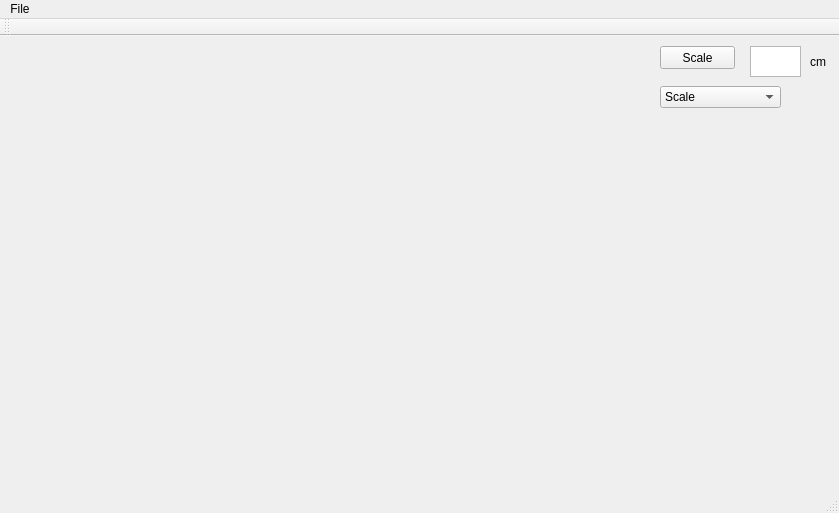
<?xml version="1.0" encoding="UTF-8"?>
<ui version="4.0">
 <class>Painter</class>
 <widget class="QMainWindow" name="Painter">
  <property name="geometry">
   <rect>
    <x>0</x>
    <y>0</y>
    <width>839</width>
    <height>513</height>
   </rect>
  </property>
  <property name="windowTitle">
   <string>Painter</string>
  </property>
  <widget class="QWidget" name="centralWidget">
   <widget class="QComboBox" name="comboBox">
    <property name="geometry">
     <rect>
      <x>660</x>
      <y>50</y>
      <width>121</width>
      <height>22</height>
     </rect>
    </property>
    <item>
     <property name="text">
      <string>Scale</string>
     </property>
    </item>
    <item>
     <property name="text">
      <string>Head - Hip</string>
     </property>
    </item>
    <item>
     <property name="text">
      <string>Hip - Knee</string>
     </property>
    </item>
    <item>
     <property name="text">
      <string>Knee - Ankle</string>
     </property>
    </item>
    <item>
     <property name="text">
      <string>Shoulder - Elbow</string>
     </property>
    </item>
    <item>
     <property name="text">
      <string>Elbow - Wrist</string>
     </property>
    </item>
    <item>
     <property name="text">
      <string>Custom 1</string>
     </property>
    </item>
    <item>
     <property name="text">
      <string>Custom 2</string>
     </property>
    </item>
   </widget>
   <widget class="QPushButton" name="pushButton">
    <property name="geometry">
     <rect>
      <x>660</x>
      <y>10</y>
      <width>75</width>
      <height>23</height>
     </rect>
    </property>
    <property name="text">
     <string>Scale</string>
    </property>
   </widget>
   <widget class="QTextEdit" name="textEdit">
    <property name="geometry">
     <rect>
      <x>750</x>
      <y>10</y>
      <width>51</width>
      <height>31</height>
     </rect>
    </property>
   </widget>
   <widget class="QLabel" name="label">
    <property name="geometry">
     <rect>
      <x>810</x>
      <y>10</y>
      <width>21</width>
      <height>31</height>
     </rect>
    </property>
    <property name="text">
     <string>cm</string>
    </property>
   </widget>
   <widget class="QLabel" name="imgView">
    <property name="geometry">
     <rect>
      <x>10</x>
      <y>10</y>
      <width>640</width>
      <height>360</height>
     </rect>
    </property>
    <property name="text">
     <string/>
    </property>
   </widget>
  </widget>
  <widget class="QMenuBar" name="menuBar">
   <property name="geometry">
    <rect>
     <x>0</x>
     <y>0</y>
     <width>839</width>
     <height>21</height>
    </rect>
   </property>
   <widget class="QMenu" name="menuFile">
    <property name="title">
     <string>File</string>
    </property>
    <addaction name="fileOpen"/>
   </widget>
   <addaction name="menuFile"/>
  </widget>
  <widget class="QToolBar" name="mainToolBar">
   <attribute name="toolBarArea">
    <enum>TopToolBarArea</enum>
   </attribute>
   <attribute name="toolBarBreak">
    <bool>false</bool>
   </attribute>
  </widget>
  <widget class="QStatusBar" name="statusBar"/>
  <action name="actionOtw_rz">
   <property name="text">
    <string>Open</string>
   </property>
  </action>
  <action name="fileOpen">
   <property name="text">
    <string>Open</string>
   </property>
  </action>
 </widget>
 <layoutdefault spacing="6" margin="11"/>
 <resources/>
 <connections/>
</ui>
